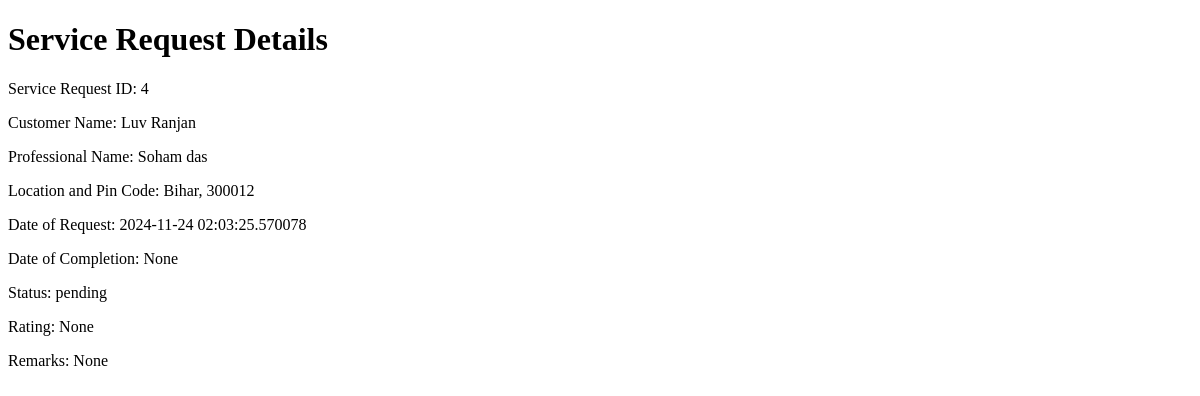
Page /service_request_details/4 on the earlier database version.
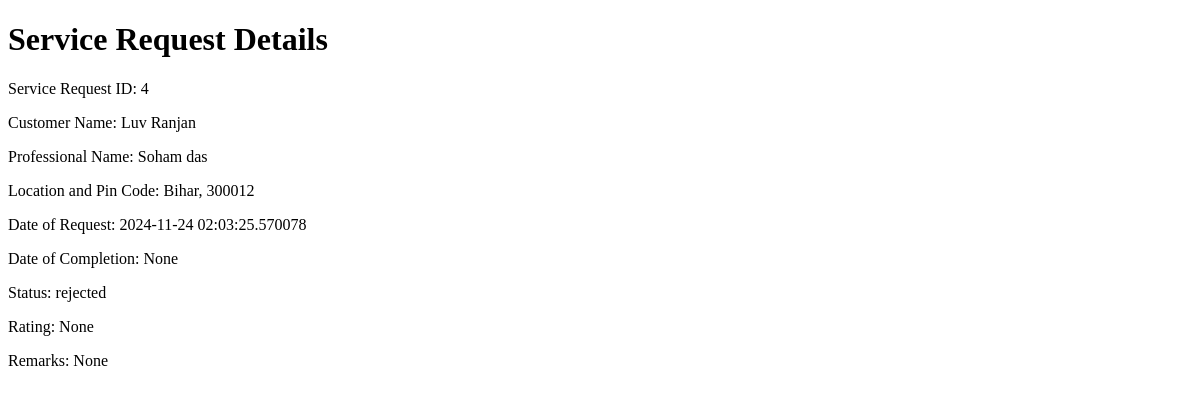
Same page on the later database version.
### backend/models.py (models this page shows)
class Service_req(db.Model):
    __tablename__="service_req"
    id=db.Column(db.Integer,primary_key=True)
    service_id=db.Column(db.Integer, db.ForeignKey("service.id"),nullable=False)
    cust_id=db.Column(db.Integer, db.ForeignKey("user_info.id"),nullable=False)
    prof_id=db.Column(db.Integer, db.ForeignKey("prof_info.id"),nullable=False)
    date_of_req=db.Column(db.DateTime,nullable=False)
    date_of_comp=db.Column(db.DateTime,nullable=True)
    status=db.Column(db.String, nullable=False, default="Pending")
    remarks = db.Column(db.String, nullable=True)
    rating = db.Column(db.Integer, nullable=True)
    service = db.relationship("Service", backref="service_req")
    customer = db.relationship("User_Info", backref="service_req")
    professional = db.relationship("Prof_Info", backref="service_req")

### backend/controllers.py (the view)
@app.route('/service_request_details/<int:id>')
def service_request_details(id):
    service_req = Service_req.query.get(id)
    if service_req:
        customer = service_req.customer
        professional = service_req.professional
        return render_template('service_req_details.html', service_req=service_req, customer=customer, professional=professional)
    else:
        return 'Service request not found', 404

### templates/service_req_details.html (shortened to what this page needs)
<!DOCTYPE html>
<html lang="en">
<head>
</head>
<body>
    <h1>Service Request Details</h1>
    <p>Service Request ID: {{ service_req.id }}</p>
    <p>Customer Name: {{ customer.full_name }}</p>
    <p>Professional Name: {{ professional.full_name }}</p>
    <p>Location and Pin Code: {{ customer.location }}, {{ customer.pin_code }}</p>
    <p>Date of Request: {{ service_req.date_of_req }}</p>
    <p>Date of Completion: {{ service_req.date_of_comp }}</p>
    <p>Status: {{ service_req.status }}</p>
    <p>Rating: {{ service_req.rating }}</p>
    <p>Remarks: {{ service_req.remarks }}</p>
</body>
</html>

Differences in the rows shown:
changed Service_req "None": status "pending" → "rejected"
